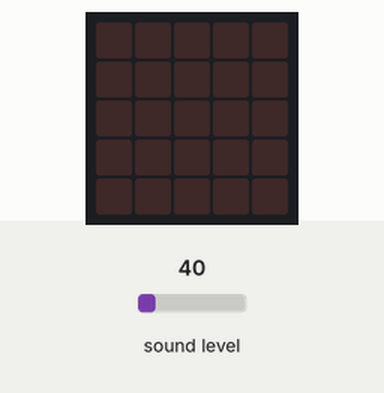
This program was run on a simulated BBC micro:bit running MicroPython. Parts: the board's 5×5 LED display. Inputs (shaded band) come from the test bench; at power-on: sound level 40.

Above: at 1.2 s.
1.3 s: sound level set to 64
At 2.0 s:
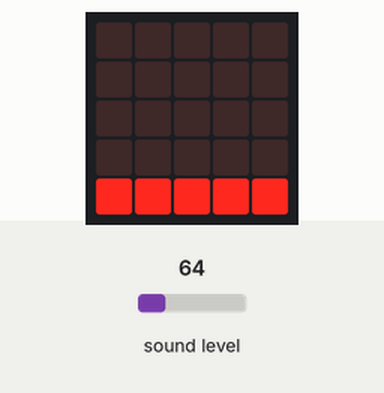
2.8 s: sound level set to 5
At 3.3 s:
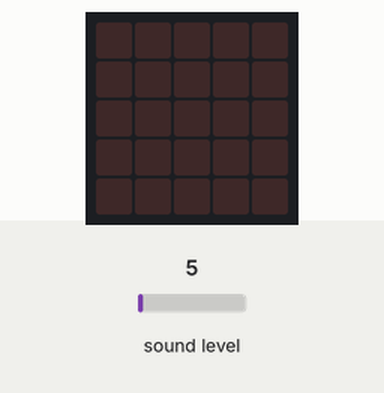
4.3 s: sound level set to 128
At 5.5 s:
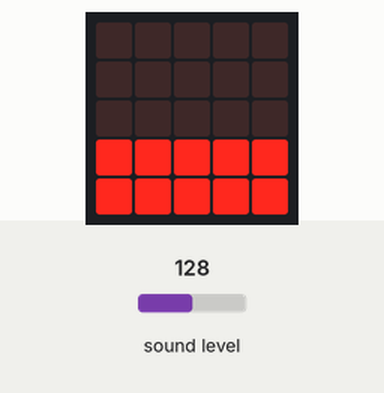
5.8 s: sound level set to 191
At 7.0 s:
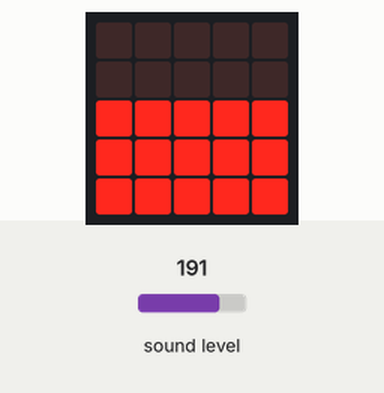
7.3 s: sound level set to 250
At 8.1 s:
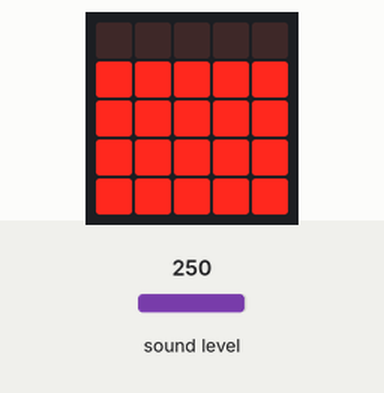
8.8 s: sound level set to 2
At 10.2 s:
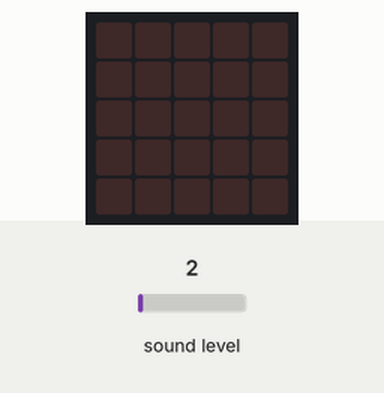
Timing chart, 0 to 11.3 s (numbered marks = the images above; inputs shaded):
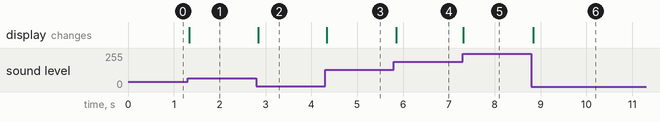

The program:

main.py
```python
# Sample: lautstaerke-balken  (eingebautes Mikrofon, nur V2)
# Board:   BBC micro:bit V2.2
# Sprache: MicroPython
#
# Ziel: Die LED-Matrix zeigt die aktuelle Lautstaerke als Balken, der von
#       unten nach oben waechst. Leise = eine Reihe, laut (z. B. Klatschen)
#       = die ganze Matrix.
#
# --------------------------------------------------------------------------
# Hardware
# --------------------------------------------------------------------------
#   Nichts anschliessen - das Mikrofon ist beim micro:bit V2 eingebaut
#   (kleines Loch auf der Vorderseite, daneben die Mikrofon-LED).
# --------------------------------------------------------------------------

from microbit import *

while True:
    # sound_level(): aktuelle Lautstaerke als Zahl 0..255
    pegel = microphone.sound_level()

    # In 0..5 leuchtende Reihen umrechnen
    reihen = min(5, pegel // 51)

    display.clear()
    for y in range(5):
        # y = 0 ist oben, y = 4 unten -> von unten her fuellen
        if (5 - y) <= reihen:
            for x in range(5):
                display.set_pixel(x, y, 9)

    sleep(50)
```

Measured:
- after the input at 1.3 s, the display: changes at once (image 1)
- after the input at 2.8 s, the display: changes at once (image 2)
- after the input at 4.3 s, the display: changes at once (image 3)
- after the input at 5.8 s, the display: changes after 0.05 s (image 4)
- after the input at 7.3 s, the display: changes at once (image 5)
- after the input at 8.8 s, the display: changes at once (image 6)
